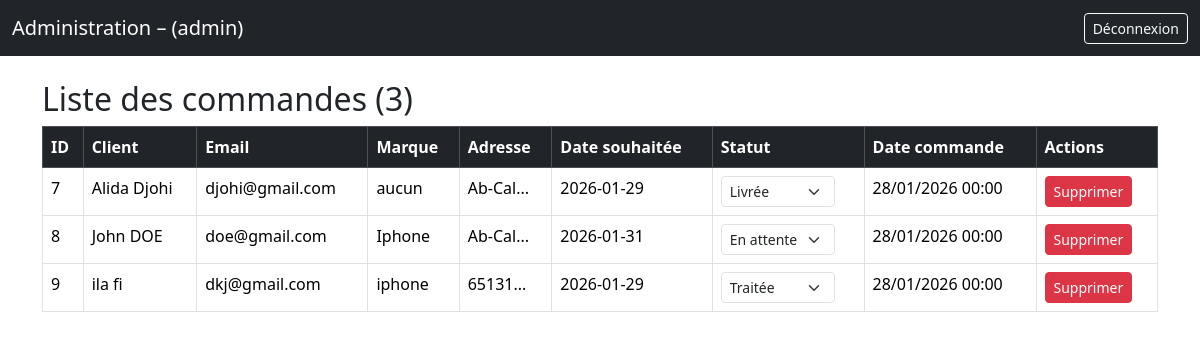
/formulaire_commande_telephone/dashboard.php (signed in), run on the app's committed database.
### tables this page shows
CREATE TABLE `commandes` (
  `id` int(11) NOT NULL,
  `nom` varchar(255) NOT NULL,
  `prenom` varchar(255) NOT NULL,
  `sexe` varchar(255) NOT NULL,
  `age` int(11) NOT NULL,
  `email` varchar(255) NOT NULL,
  `marque` varchar(255) NOT NULL,
  `adresse` varchar(255) NOT NULL,
  `date_livraison` date NOT NULL,
  `commentaire` text NOT NULL,
  `created_at` date NOT NULL,
  `statut` enum('En attente','Traitée','Livrée') NOT NULL DEFAULT 'En attente',
  `role` enum('admin','manager','user') NOT NULL DEFAULT 'user',
  `password` varchar(255) NOT NULL
);

### formulaire_commande_telephone/dashboard.php (the view, shortened to what this page needs)
    <?php
$pdo = new PDO("mysql:host=localhost;dbname=commandes;charset=utf8", "root", "");
        $pdo->setAttribute(PDO::ATTR_ERRMODE, PDO::ERRMODE_EXCEPTION);
$stmt = $pdo->query("SELECT id, prenom, nom, email, marque, adresse, date_livraison, statut, created_at
                     FROM commandes ORDER BY created_at DESC");
$commandes = $stmt->fetchAll(PDO::FETCH_ASSOC);
?>
<!DOCTYPE html>
<html lang="fr">
<head>
  <link href="https://cdn.jsdelivr.net/npm/bootstrap@5.3.3/dist/css/bootstrap.min.css" rel="stylesheet">
</head>
<body>
<nav class="navbar navbar-dark bg-dark">
  <div class="container-fluid">
    <span class="navbar-brand">Administration – <?= htmlspecialchars($_SESSION['prenom']) ?> (<?= $_SESSION['role'] ?>)</span>
    <a href="login_admin.php" class="btn btn-outline-light btn-sm">Déconnexion</a>
  </div>
</nav>
<div class="container mt-4">
  <h2>Liste des commandes (<?= count($commandes) ?>)</h2>
  <?php if (empty($commandes)): ?>
    <div class="alert alert-info">Aucune commande pour le moment.</div>
  <?php else: ?>
    <div class="table-responsive">
      <table class="table table-hover table-bordered">
        <thead class="table-dark">
          <tr>
            <th>ID</th>
            <th>Client</th>
            <th>Email</th>
            <th>Marque</th>
            <th>Adresse</th>
            <th>Date souhaitée</th>
            <th>Statut</th>
            <th>Date commande</th>
            <th>Actions</th>
          </tr>
        </thead>
        <tbody>
          <?php foreach ($commandes as $cmd): ?>
            <tr>
              <td><?= $cmd['id'] ?></td>
              <td><?= htmlspecialchars($cmd['prenom'] . ' ' . $cmd['nom']) ?></td>
              <td><?= htmlspecialchars($cmd['email']) ?></td>
              <td><?= htmlspecialchars($cmd['marque']) ?></td>
              <td><?= htmlspecialchars(substr($cmd['adresse'], 0, 40)) ?>...</td>
              <td><?= $cmd['date_livraison'] ?></td>
              <td>
                <form method="post" class="d-inline">
                  <select name="nouveau_statut" class="form-select form-select-sm d-inline w-auto" onchange="this.form.submit()">
                    <?php
                    $statuts = ['En attente', 'Traitée', 'Livrée'];
                    foreach ($statuts as $s):
                    ?>
                      <option value="<?= $s ?>" <?= $cmd['statut'] === $s ? 'selected' : '' ?>><?= $s ?></option>
                    <?php endforeach; ?>
                  </select>
                </form>
              </td>
              <td><?= date('d/m/Y H:i', strtotime($cmd['created_at'])) ?></td>
              <td>
                <?php if ($_SESSION['role'] === 'admin'): ?>
                  <form method="post" class="d-inline" onsubmit="return confirm('Supprimer cette commande ?');">
                    <button type="submit" class="btn btn-danger btn-sm">Supprimer</button>
                  </form>
                <?php endif; ?>
              </td>
            </tr>
          <?php endforeach; ?>
        </tbody>
      </table>
    </div>
  <?php endif; ?>
</div>
</body>
</html>

### data on the page
commandes: id "7", prenom+nom "Alida Djohi", email "djohi@gmail.com", marque "aucun", adresse "Ab-Cal", date_livraison "2026-01-29", nouveau_statut "Livrée", created_at "28/01/2026 00:00"
commandes: id "8", prenom+nom "John DOE", email "doe@gmail.com", marque "Iphone", adresse "Ab-Cal", date_livraison "2026-01-31", nouveau_statut "En attente", created_at "28/01/2026 00:00"
commandes: id "9", prenom+nom "ila fi", email "dkj@gmail.com", marque "iphone", adresse "65131", date_livraison "2026-01-29", nouveau_statut "Traitée", created_at "28/01/2026 00:00"

### other printed values
$_SESSION['role'] "admin"
count($commandes) "3"
